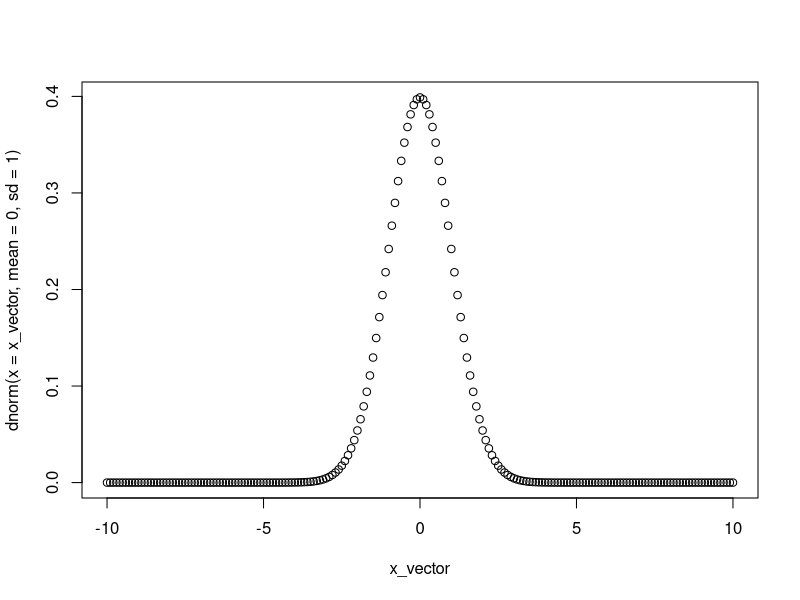
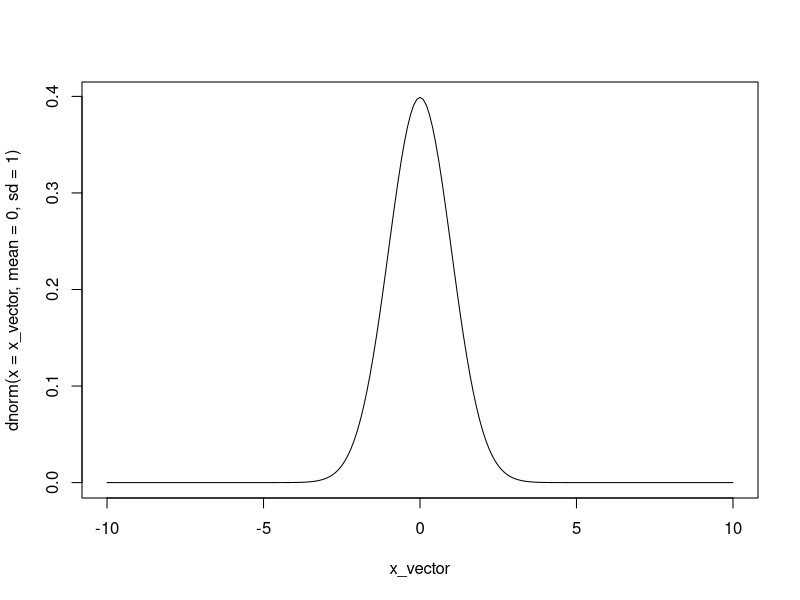
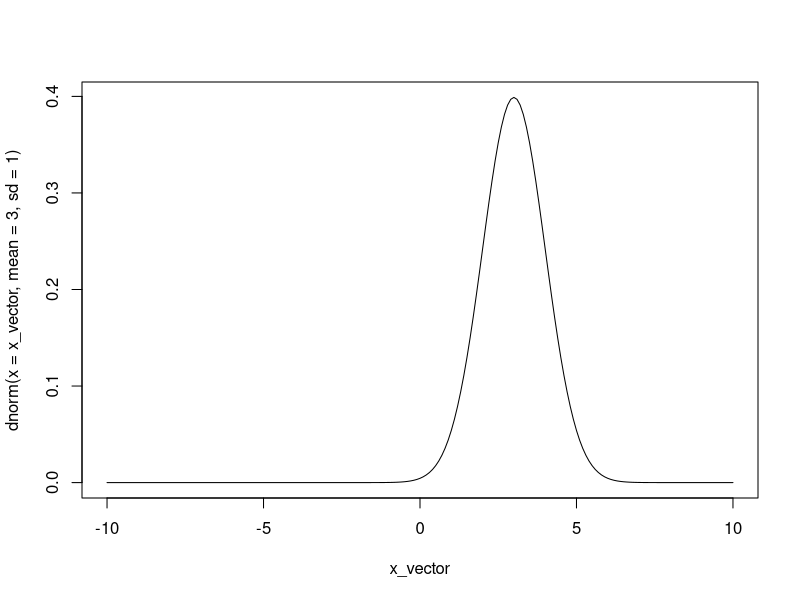
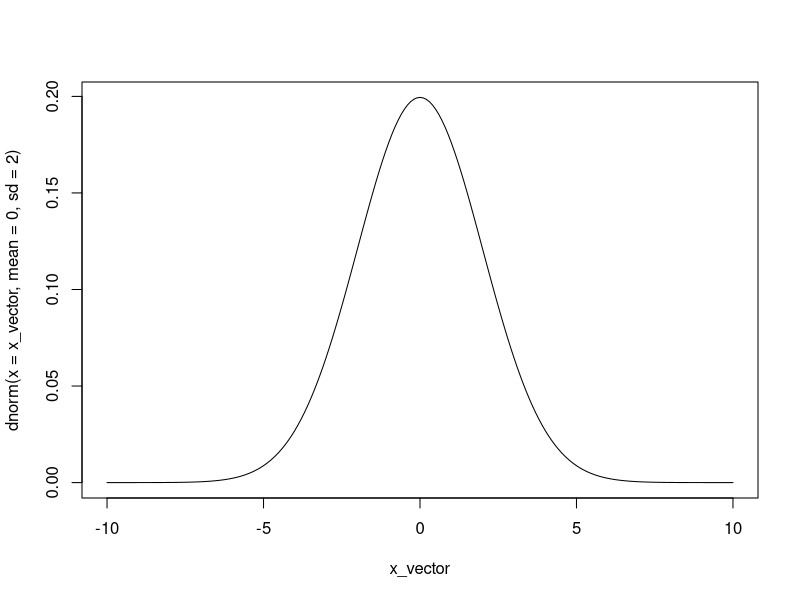
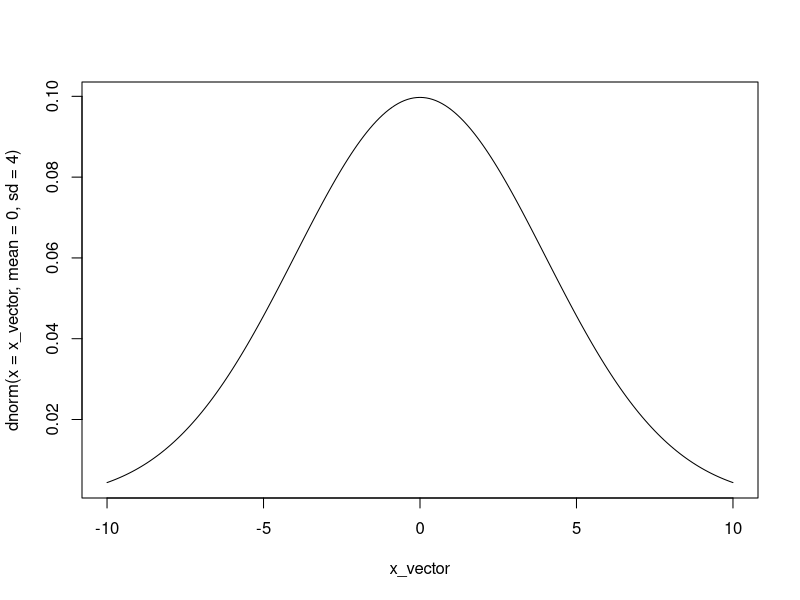
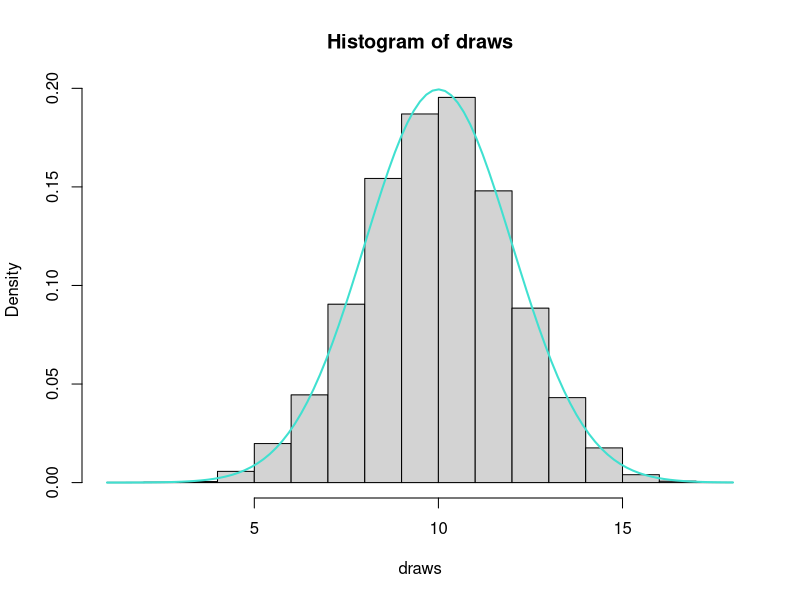
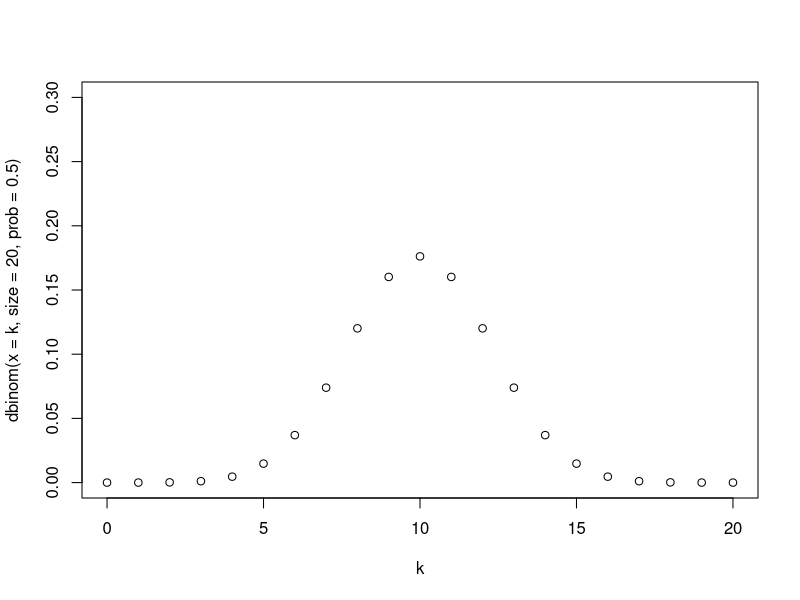
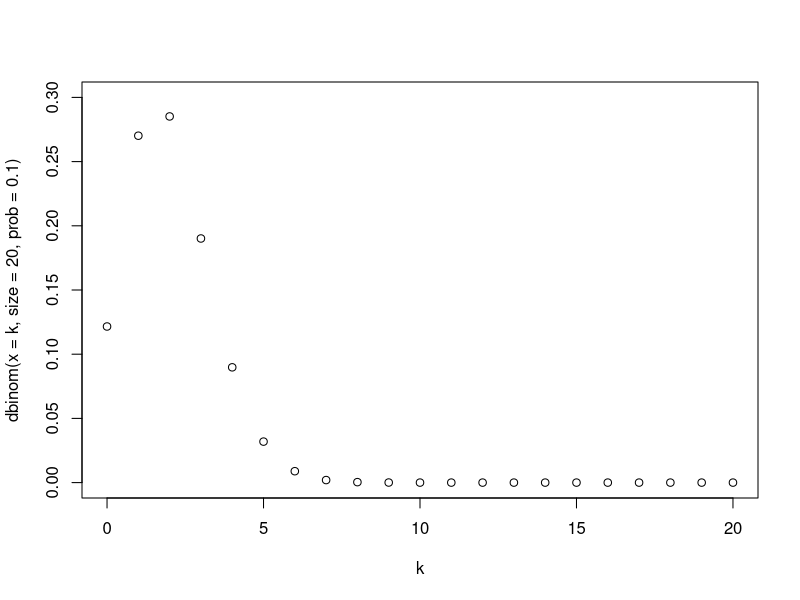

The R script that drew these images, in order:
#probability density function of a normal distribution - d(norm)
x_vector <- seq(from = -10, to = 10, by = 0.1)
plot(dnorm(x = x_vector, mean = 0, sd = 1) ~x_vector)
#change the mean, keep sd the same - mean moves the distribution
plot(dnorm(x = x_vector, mean = 0, sd = 1) ~ x_vector, type = "l")
plot(dnorm(x = x_vector, mean = 3, sd = 1) ~ x_vector, type = "l")
#keep the mean, change sd - sd spreads the distribution
plot(dnorm(x = x_vector, mean = 0, sd = 2) ~ x_vector, type = "l")
plot(dnorm(x = x_vector, mean = 0, sd = 4) ~ x_vector, type = "l")

#pnorm() - probability below curve
#quartile - qnorm() - q is p backwards - give it a probability and it gives you a value
#random - rnorm() - random numbers

#get random set of values from distribution
draws <- rnorm(n = 10000, mean = 10, sd = 2) #changing n changes how well curve matches distribution
#make histogram
hist(draws, freq = FALSE)
#draw curve
curve(dnorm(x, mean = 10, sd = 2), add = TRUE, col = "turquoise", lwd = 2)

#binomial distribution
k <- seq(from = 0, to = 20, by = 1)
plot(dbinom(x = k, size = 20, prob = 0.5) ~k, ylim = c(0,0.3))
#alternatives
plot(dbinom(x = k, size = 20, prob = 0.1) ~k, ylim = c(0,0.3))
plot(dbinom(x = k, size = 20, prob = 0.9) ~k, ylim = c(0,0.3))
plot(dbinom(x = k, size = 5, prob = 0.5) ~k, ylim = c(0,0.3))
